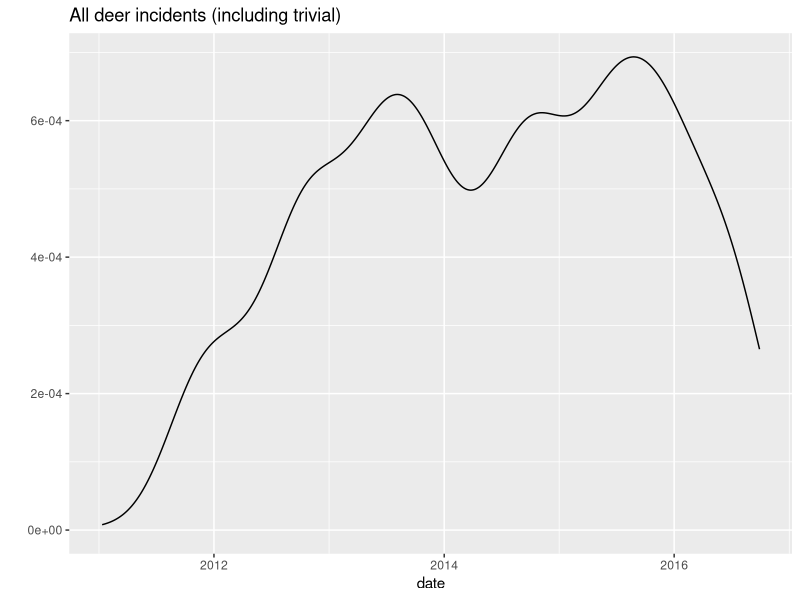
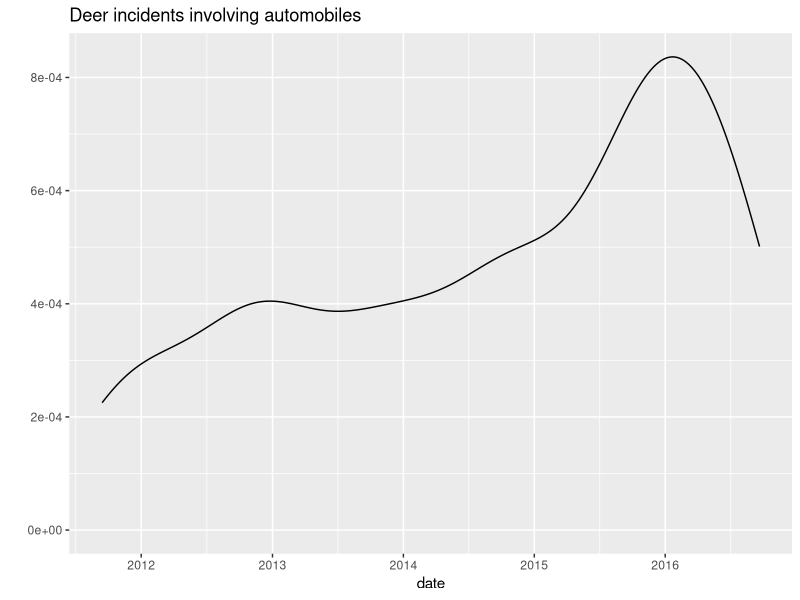
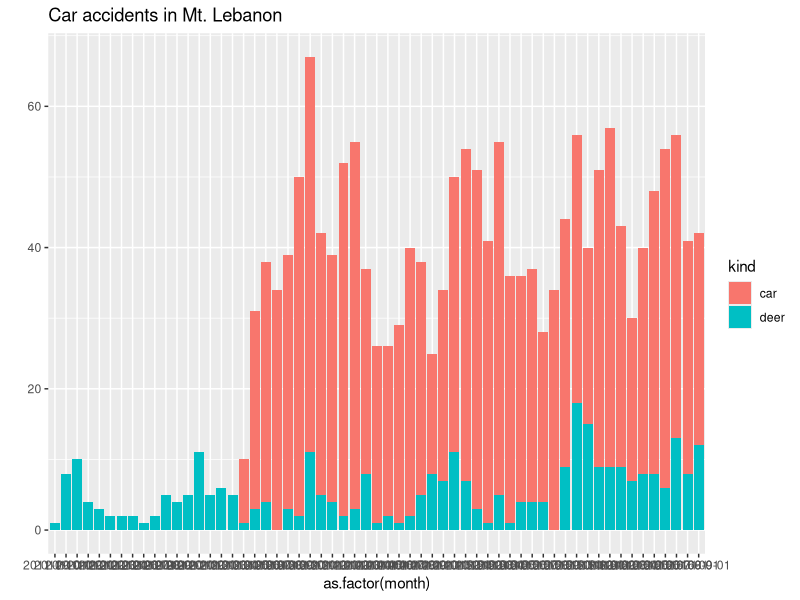

The R script that drew these images, in order:
library(lubridate)
library(ggplot2)
library(plyr)
library(scales)

deer_incidents <- read.csv("data/mt-lebanon-deer-incidents.csv",
                           as.is=c(1,6))
deer_incidents <- transform(deer_incidents, date = mdy(Incident.Date))
deer_incidents <- transform(deer_incidents, Incident.Date = NULL)

qplot(date, data = deer_incidents, geom = "density",
      main = "All deer incidents (including trivial)")

### For context, compare deer-related car accidents with all car accidents.

deer_accidents <- subset(deer_incidents, Vehicle.Involved == "X")
deer_accidents <- transform(deer_accidents, vehicles=1, Vehicle.Involved=NULL)

qplot(date, data = deer_accidents, geom = "density",
      main = "Deer incidents involving automobiles")

car_accidents <- read.csv("data/police-blotter/accidents.csv")
car_accidents <- transform(car_accidents, date = ymd(date), time = hm(time))

## The car-accident data come from the accidents section of police
## blotters. The blotters are published weekly, but we can't take for
## granted that the blotters will each cover exactly 7 days worth of
## reporting, or that there won't be missing blotters. Therefore, to
## determine the years worth of data coverage we have, we add up the
## dates covered by the individual police blotters in our data set.
pbdates <- read.csv("data/police-blotter/police_blotter_date_ranges.csv")
pbdates <- mutate(pbdates,
                  from = mdy(from),
                  to = mdy(to),
                  years = (to - from) / dyears(1) + 1/365)  # Inclusive.
if (length(unique(pbdates$years)) > 1) {
  ## Right now, all of the blotters cover 7 days. If that ever changes,
  ## we ought to verify that there wasn't a data-entry error.
  stop("Check dates on police blotters for inconsistencies.")
}
police_blotter_data_coverage_in_years <- sum(pbdates$years)

deer_accidents_in_car_accidents_date_range <-
  subset(deer_accidents, (date >= min(car_accidents$date) &
                          date <= max(car_accidents$date)))

deer_accidents_included_in_car_accidents <-
  subset(deer_accidents_in_car_accidents_date_range,
         date %in% car_accidents$date)

deer_accidents_missing_in_car_accidents <-
  subset(deer_accidents_in_car_accidents_date_range,
         ! date %in% car_accidents$date)

combined_accidents <-
  rbind(data.frame(date = deer_accidents$date, kind = "deer", vehicles = 1),
        data.frame(date = car_accidents$date,  kind = "car",
                   vehicles = car_accidents$vehicles))

combined_accidents <-
  transform(combined_accidents, month = floor_date(date, "month"))

qplot(as.factor(month), data = combined_accidents,
      weight = vehicles, fill = kind,
      main = "Car accidents in Mt. Lebanon")

combined_accidents_by_month <-
  ddply(combined_accidents, .(month, kind), summarize, vehicles = sum(vehicles))

summarize(car_accidents, vehicles = sum(vehicles))


### In terms of injury risk, how do deer incidents compare to car accidents?

## First, deer-related incidents.
(deer_injury_incidents <- sum(deer_incidents$Person.Injured == "X"))
(deer_incident_years <- diff(range(deer_incidents$date)) / dyears(1))
(deer_injury_incidents_per_year <- deer_injury_incidents / deer_incident_years)

## Next, car-related incidents.
(car_injury_incidents <- sum(car_accidents$injuries > 0))
(car_incident_years <- police_blotter_data_coverage_in_years)
(car_injury_incidents_per_year <- car_injury_incidents / car_incident_years)

(relative_risk_of_injury_car_to_deer <-
 car_injury_incidents_per_year / deer_injury_incidents_per_year)


### If there's a car accident in Mt. Lebanon, how much more (or less) likely
### is it to injure someone, given that a deer was involved?
frequency <- function(bools) sum(bools) / length(bools)
(freq_of_injury_in_all_car_accidents <- frequency(car_accidents$injuries > 0))
(freq_of_injury_in_deer_car_accidents <- frequency(deer_accidents$Person.Injured == "X"))
(rel_freq_of_injury_in_accidents_if_deer_involved <-
     (freq_of_injury_in_deer_car_accidents /
          freq_of_injury_in_all_car_accidents))
